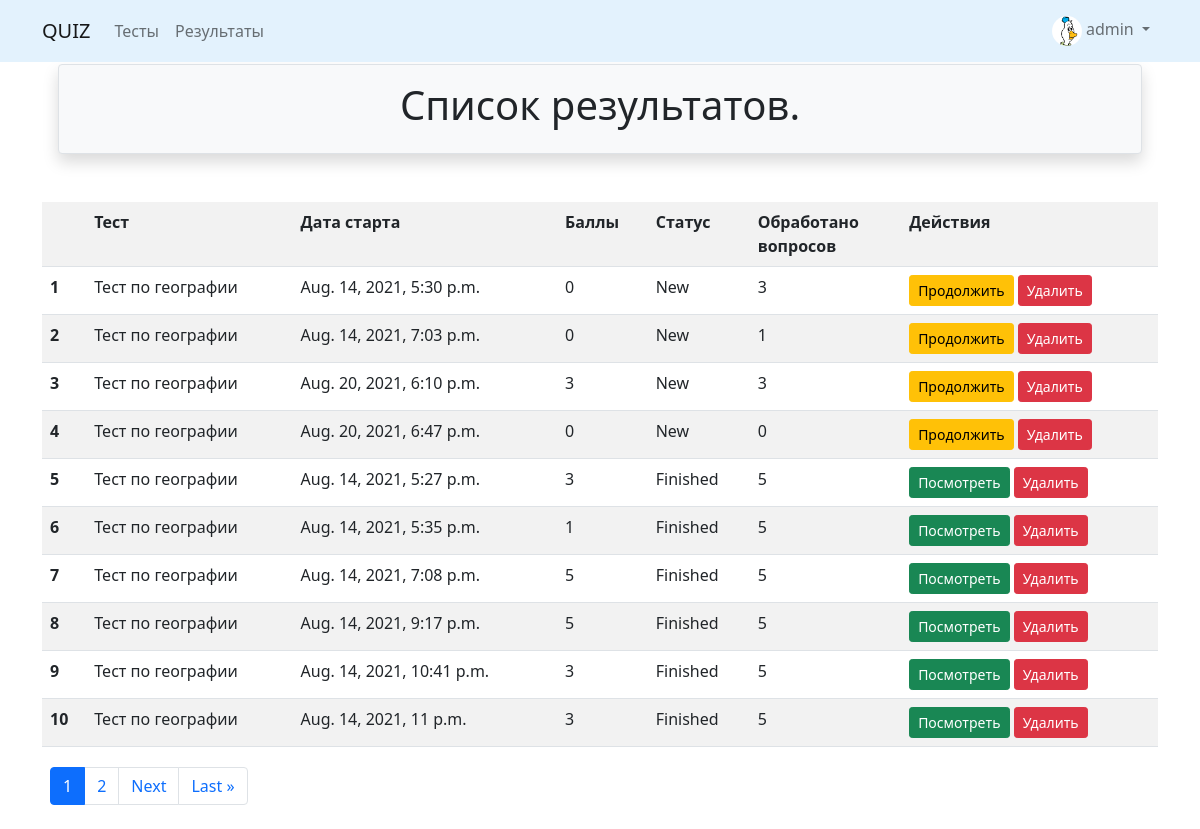
/quizzes/result_list/ (signed in), run on an earlier commit of the app's database.
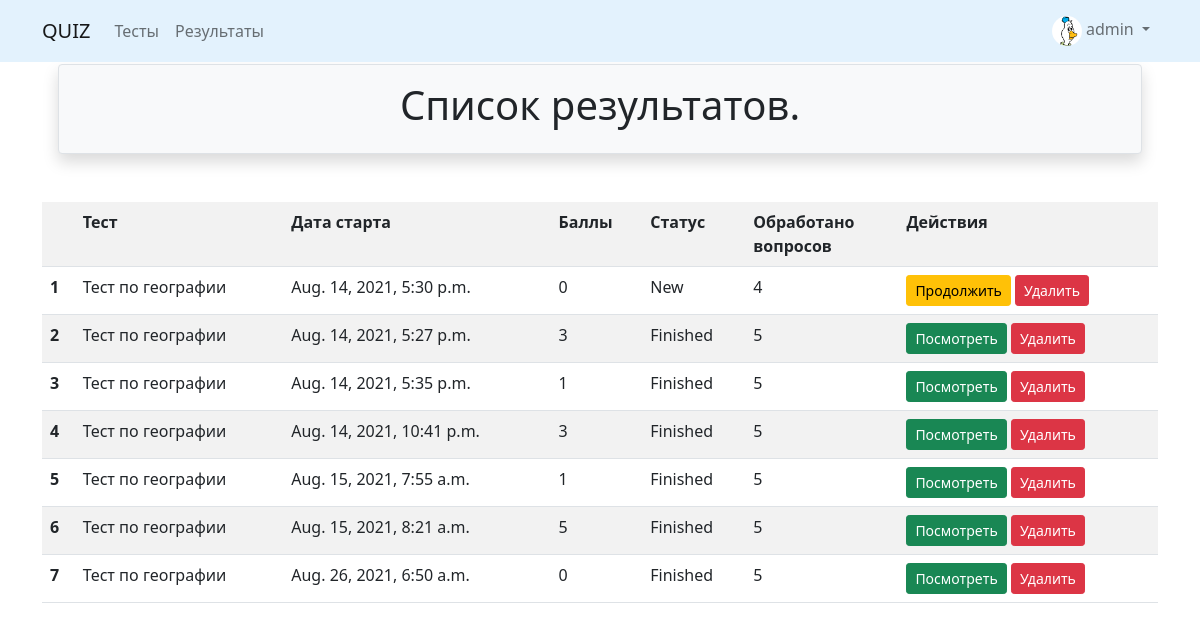
And on a later commit of the database.
### accounts/models.py (models this page shows, shortened)
class CustomUser(AbstractUser):
    is_activated = models.BooleanField(default=True, db_index=True)
    avatar = models.ImageField(upload_to='profile/', default='default.png')
    birthday = models.DateField(null=True, blank=True)
    city = models.CharField(max_length=50, null=True, blank=True)
    raiting = models.IntegerField(default=0)
    class Meta(AbstractUser.Meta):
        permissions = [('view_statistics', 'View extra statistics')]

### quiz/models.py (models this page shows, shortened)
class Result(BaseModel):
    class STATE(models.IntegerChoices):
        NEW = 0, "New"
        FINISHED = 1, "Finished"
    user = models.ForeignKey(get_user_model(), related_name='results', on_delete=models.CASCADE)
    exam = models.ForeignKey(Exam, related_name='results', on_delete=models.CASCADE)
    state = models.PositiveSmallIntegerField(default=STATE.NEW, choices=STATE.choices)
    uuid = models.UUIDField(default=generate_uuid, db_index=True, unique=True)
    current_order_number = models.PositiveSmallIntegerField(null=True)
    num_correct_answers = models.PositiveSmallIntegerField(default=0)
    num_incorrect_answers = models.PositiveSmallIntegerField(default=0)
    def scores_result(self):
        return max(0, self.num_correct_answers - self.num_incorrect_answers)

class Exam(BaseModel):
    QUESTION_MIN_LIMIT = 3
    QUESTION_MAX_LIMIT = 20
    class LEVEL(models.IntegerChoices):
        BASIC = 0, 'Basic'
        MIDDLE = 1, 'Middle'
        ADVANCED = 2, 'Advanced'
    uuid = models.UUIDField(default=generate_uuid, db_index=True, unique=True)
    title = models.CharField(max_length=64)
    description = models.TextField(null=True, blank=True)
    level = models.PositiveSmallIntegerField(choices=LEVEL.choices, default=LEVEL.BASIC)

### quiz/views.py (the view)
# urls.py: path('result_list/', ResultListView.as_view(), name='result_list'),
class ResultListView(LoginRequiredMixin, ListView):
    model = Result
    template_name = 'results/list.html'
    context_object_name = 'results'
    paginate_by = 10
    def get_queryset(self):
        return self.model.objects.filter(user=self.request.user).order_by('state')

### quiz/templates/results/list.html (shortened to what this page needs)
{% extends 'base.html' %}
{% block header %}
    Список результатов.
{% endblock %}
{% block content %}
    {% if results %}
        <table class="table table-striped table-hover">
            <tr>
                <th></th>
                <th>Тест</th>
                <th>Дата старта</th>
                <th>Баллы</th>
                <th>Статус</th>
                <th>Обработано<br>вопросов</th>
                <th>Действия</th>
            </tr>
            {% for result in results %}
            <tr>
                {% if is_paginated %}
                    <td><b>{{ forloop.counter0|add:page_obj.start_index }}</b></td>
                {% else %}
                    <td><b>{{ forloop.counter }}</b></td>
                {% endif %}
                <td>{{ result.exam.title }}</td>
                <td>{{ result.create_timestamp }}</td>
                <td>{{ result.scores_result }}</td>
                <td>{{ result.get_state_display }}</td>
                <td>{{ result.current_order_number }}</td>
                <td>
                    {% if result.state == result.STATE.NEW %}
                        <a class="btn btn-warning btn-sm" href="{% url 'quizzes:result_update' result.exam.uuid result.uuid %}">
                            Продолжить
                        </a>
                        <a class="btn btn-danger btn-sm" href="{% url 'quizzes:result_delete' result.exam.uuid result.uuid %}">
                            Удалить
                        </a>
                    {% else %}
                        <a class="btn btn-success btn-sm" href="{% url 'quizzes:result_details' result.exam.uuid result.uuid %}">
                            Посмотреть
                        </a>
                        <a class="btn btn-danger btn-sm" href="{% url 'quizzes:result_delete' result.exam.uuid result.uuid %}">
                            Удалить
                        </a>
                    {% endif %}
                </td>
            </tr>
            {% endfor %}
        </table>
        {% if is_paginated %}
            <div class="p-1 m-1">
                {% include 'includes/pagination.html' %}
            </div>
        {% endif %}
    {% else %}
        <p>Результатов тестов ещё нет!</p>
    {% endif %}
{% endblock %}

### templates/base.html (shortened to what this page needs)
<!DOCTYPE html>
<html lang="en">
<head>
    <link href="https://cdn.jsdelivr.net/npm/bootstrap@5.0.1/dist/css/bootstrap.min.css"
          rel="stylesheet"
>
    <link rel="stylesheet"
          href="https://cdn.jsdelivr.net/npm/bootstrap-icons@1.5.0/font/bootstrap-icons.css">
</head>
<body>
  {% include 'includes/nav_bar.html' %}
  <div class="container mt-4 pt-4">
    <div class="border rounded text-center p-3 m-3 mb-5 bg-light shadow">
      <h1>{% block header %}Welcome to Quiz!!!{% endblock %}</h1>
    </div>
    {% block content %}{% endblock %}
  </div>
</body>
</html>

### templates/includes/nav_bar.html (shortened to what this page needs)
{% load static %}
<nav class="navbar navbar-light fixed-top navbar-expand-lg font-weight-bold" style="background-color: #e3f2fd;">
  <div class="container">
    <a class="navbar-brand" href="{% url 'index' %}">QUIZ</a>
    <div class="collapse navbar-collapse" id="navbarSupportedContent">
      <ul class="navbar-nav me-auto mb-2 mb-lg-0">
          <li class="nav-item">
              <a class="nav-link" href="{% url 'quizzes:list' %}">Тесты</a>
          </li>
          <li class="nav-item">
              <a class="nav-link" href="{% url 'quizzes:result_list' %}">Результаты</a>
          </li>
      </ul>
      <ul class="navbar-nav">
        <li class="nav-item dropdown">
          <a class="nav-link dropdown-toggle" href="#" id="navbarDropdown3" role="button" data-bs-toggle="dropdown" aria-expanded="false">
            {% if user.is_authenticated %}
              <img class="rounded-circle" width="30" height="30" src="{{ user.avatar.url }}" />
              {{ user.username }}
            {% else %}
              <img class="rounded-circle" width="30" height="30" src="{% static 'images/default.png' %}" />
              Кабинет
            {% endif %}
          </a>
        </li>
      </ul>
    </div>
  </div>
</nav>

### templates/includes/pagination.html (shortened to what this page needs)
<nav aria-label="Paginator">
    <ul class="pagination">
        {% for page_num in page_obj.paginator.page_range %}
            {% if page_num == page_obj.number %}
                <li class="page-item active" aria-current="page"><a class="page-link" href="?page={{ page_num }}{% if get_params %}&{{ get_params }}{% endif %}">{{ page_num }}</a></li>
            {% elif page_num > page_obj.number|add:-3 and page_num < page_obj.number|add:3 %}
                <li class="page-item"><a class="page-link" href="?page={{ page_num }}{% if get_params %}&{{ get_params }}{% endif %}">{{ page_num }}</a></li>
            {% endif %}
        {% endfor %}
        {% if page_obj.has_next %}
            <li class="page-item"><a class="page-link" href="?page={{ page_obj.next_page_number }}{% if get_params %}&{{ get_params }}{% endif %}">Next</a></li>
            <li class="page-item"><a class="page-link" href="?page={{ page_obj.paginator.num_pages }}{% if get_params %}&{{ get_params }}{% endif %}">Last &raquo;</a></li>
        {% endif %}
    </ul>
</nav>

What changed in the data, as far as the page shows it:
removed Result: exam "Тест по географии", create_timestamp "Aug. 14, 2021, 7:03 p.m.", scores_result "0", state "New", current_order_number "1", shows "Продолжить"
removed Result: exam "Тест по географии", create_timestamp "Aug. 20, 2021, 6:10 p.m.", scores_result "3", state "New", current_order_number "3", shows "Продолжить"
removed Result: exam "Тест по географии", create_timestamp "Aug. 20, 2021, 6:47 p.m.", scores_result "0", state "New", current_order_number "0", shows "Продолжить"
removed Result: exam "Тест по географии", create_timestamp "Aug. 14, 2021, 7:08 p.m.", scores_result "5", state "Finished", current_order_number "5", shows "Посмотреть"
removed Result: exam "Тест по географии", create_timestamp "Aug. 14, 2021, 9:17 p.m.", scores_result "5", state "Finished", current_order_number "5", shows "Посмотреть"
removed Result: exam "Тест по географии", create_timestamp "Aug. 14, 2021, 11 p.m.", scores_result "3", state "Finished", current_order_number "5", shows "Посмотреть"
changed Result "Aug. 14, 2021, 5:30 p.m.": current_order_number "3" → "4"
now on this page (row unchanged): Result: exam "Тест по географии", create_timestamp "Aug. 15, 2021, 7:55 a.m.", scores_result "1", state "Finished", current_order_number "5", shows "Посмотреть"
now on this page (row unchanged): Result: exam "Тест по географии", create_timestamp "Aug. 15, 2021, 8:21 a.m.", scores_result "5", state "Finished", current_order_number "5", shows "Посмотреть"
added Result: exam "Тест по географии", create_timestamp "Aug. 26, 2021, 6:50 a.m.", scores_result "0", state "Finished", current_order_number "5", shows "Посмотреть"
Also different on the page:
list line gone: "1"
list line gone: "2"
text no longer shown: "Next Last »"
